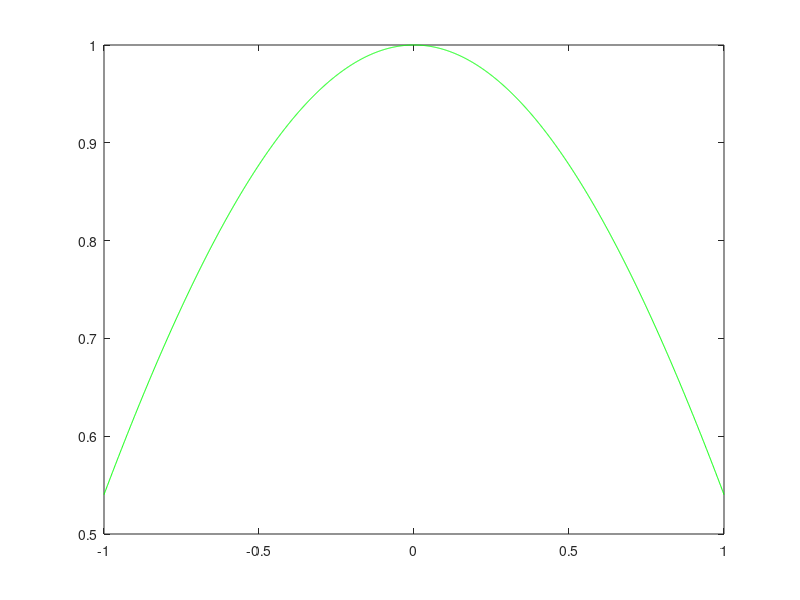

MATLAB code to generate this figure: (Note: this script raises an error after producing the figure.)
n_max = 4;
t = (-1:0.001:1)';
plot(t,cos(t),'g');
hold on;

for n=2:n_max
% Compute the interpolation points (Chebyshev)
x = linspace(-1,1,n)';

%compute the matrix M which contains the evaluated polynomials
alpha = zeros(n-1,1);
lambda = 2*ones(n-1+1,1);
lambda(1) = 1;
lambda(2) = 1;
beta = ones(n-1,1);

%evaluate the approximation polynomial in the following points


%evaluate the function to approximate in the interpolation points
fx = cos(x);

%calculate the function values of the evaluated points
yt = interpolate(x,fx,alpha,beta,lambda,t);
yx = interpolate(x,fx,alpha,beta,lambda,x);

% plot some characteristics
plot(t,yt,'Color',color(n,:));
pause
end
hold off

